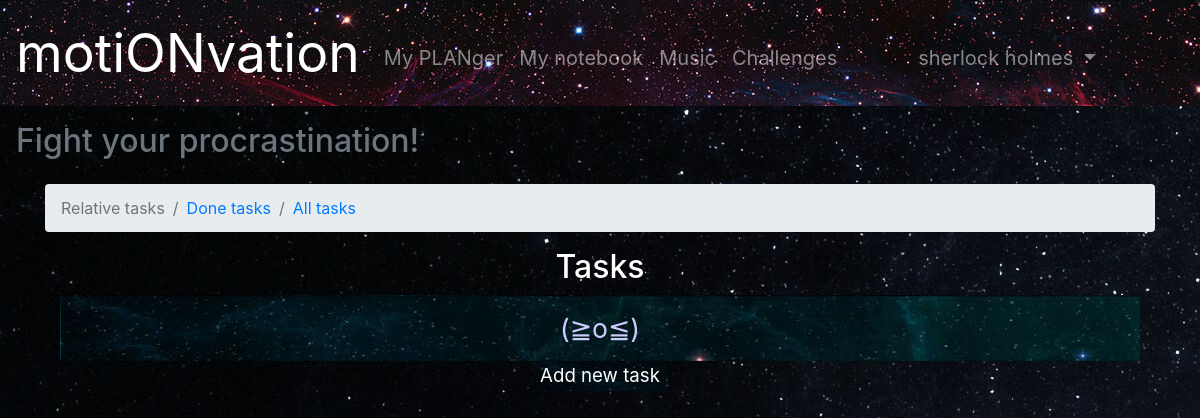
Page /tasks (signed in) on the earlier database version.
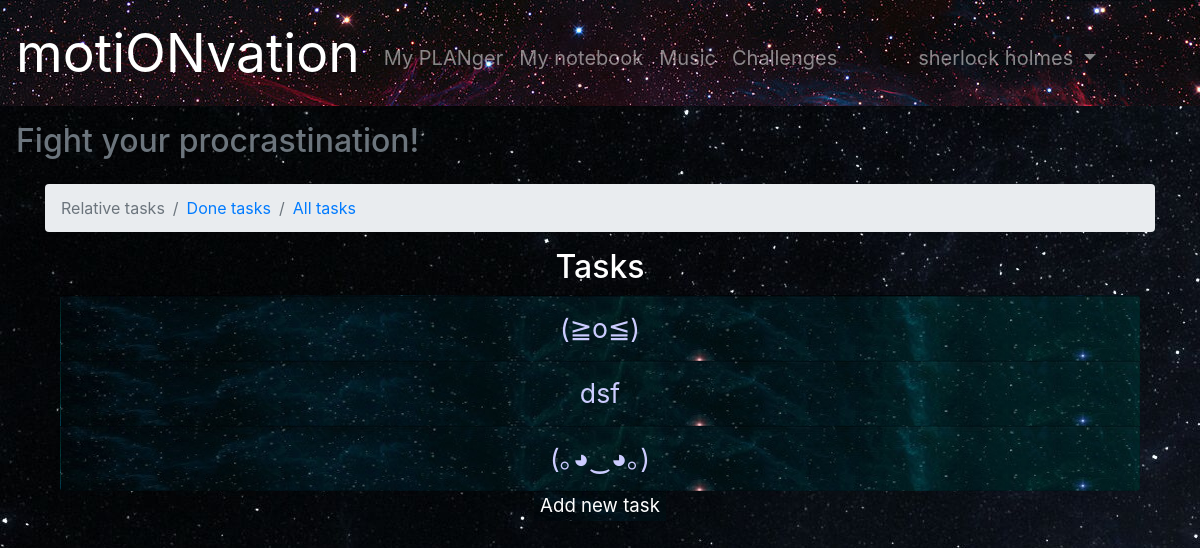
Same page on the later database version.
### motionvation/data/models/tasks.py (models this page shows)
class Task(SqlAlchemyBase, SerializerMixin):
    __tablename__ = 'tasks'
    id = Column(Integer, primary_key=True, autoincrement=True)
    title = Column(String)
    description = Column(String)
    priority = Column(String)
    is_performed = Column(Boolean, default=False)
    category_id = Column(Integer, ForeignKey('categories.id'))
    user_id = Column(Integer, ForeignKey('users.id'))
    user = orm.relation('User')
    category = orm.relation('Category')

### motionvation/application.py (the view)
@app.route('/tasks')
@login_required
def tasks():
    db = db_session.create_session()
    tasks = db.query(Task).filter(Task.user == current_user, Task.is_performed == False).all().copy()
    new_tasks = []
    priority_now = 10
    while priority_now != -1:
        for task in tasks:
            if task.priority == str(priority_now):
                new_tasks.append(task)
        priority_now -= 1
    return render_template('tasks.html', tasks=new_tasks, t_page_id=0,
    useracc=(current_user.name + ' ' + current_user.surname), title='Tasks')

### motionvation/application.py (called while the page is built)
@login_manager.user_loader
def load_user(user_id):
    db = db_session.create_session()
    return db.query(User).get(user_id)

### motionvation/data/db_session.py (called while the page is built)
def create_session() -> orm.Session:
    global __factory
    return __factory()

### motionvation/templates/tasks.html
{% extends 'base.html' %}
{% block content %}
<main class='text-center container'>
    <nav aria-label="breadcrumb">
    {% if t_page_id == 0 %}
    <ol class="breadcrumb">
        <li class="breadcrumb-item active">Relative tasks</li>
        <li class="breadcrumb-item"><a href="/done_tasks">Done tasks</a></li>
        <li class="breadcrumb-item"><a href="/all_tasks">All tasks</a></li>
    </ol>
    {% elif t_page_id == 1 %}
    <ol class="breadcrumb">
        <li class="breadcrumb-item"><a href="/tasks">Relative tasks</a></li>
        <li class="breadcrumb-item active">Done tasks</li>
        <li class="breadcrumb-item"><a href="/all_tasks">All tasks</a></li>
    </ol>
    {% elif t_page_id == 2 %}
    <ol class="breadcrumb">
        <li class="breadcrumb-item"><a href="/tasks">Relative tasks</a></li>
        <li class="breadcrumb-item"><a href="/done_tasks">Done tasks</a></li>
        <li class="breadcrumb-item active">All tasks</li>
    </ol>
    {% endif %}
    </nav>
    <h2>Tasks</h2>
    <div class="container">
        <ul class="list-group">
            {% for task in tasks %}
            <li class="list-group-item list-group-flush list-group-color position-relative transform-two"><a href="tasks/{{ task.id }}" class="note-manual stretched-link">{{ task.title }}</a></li>
            {% endfor %}
        </ul>
            <button class="button-note"><a href="/select_category" class="button-note-text">Add new task</a></button>
    </div>
    </main>
{% endblock %}

Differences in the rows shown:
added Task: title "dsf"
added Task: title "(｡◕‿◕｡)"
